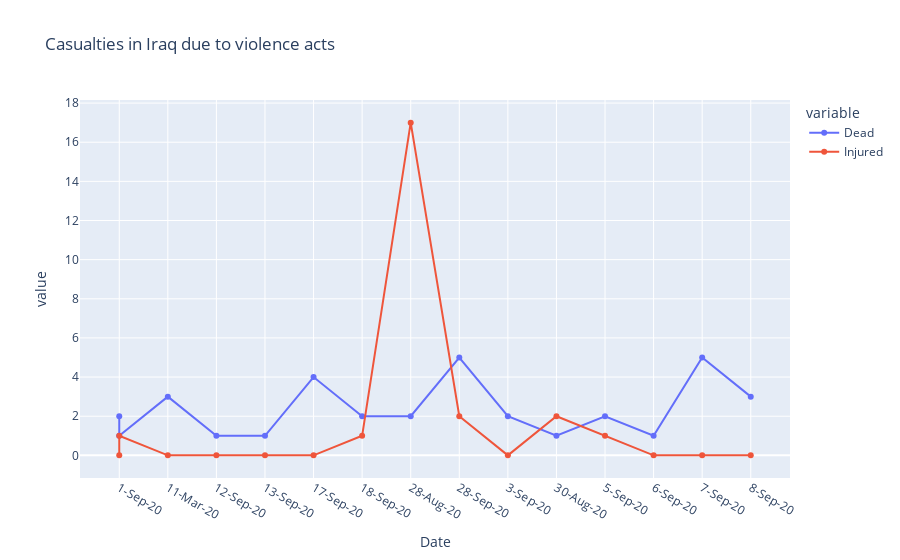

The cell this chart's notebook holds for it:
### Code cell
fig = px.line(df, x="Date", y=df.columns[2:4], title="Casualties in Iraq due to violence acts")
fig.update_traces(mode="markers+lines", hovertemplate=None)
fig.update_layout(hovermode="x")
fig.show()

### Figure 1 — Plotly figure (JSON) as saved in the notebook; plotly's stock layout.template omitted (floating-point values rounded to 4 significant figures)
{"data": [{"legendgroup": "Dead", "line": {"color": "#636efa", "dash": "solid"}, "marker": {"symbol": "circle"}, "mode": "markers+lines", "name": "Dead", "orientation": "v", "showlegend": true, "type": "scatter", "x": ["1-Sep-20", "1-Sep-20", "11-Mar-20", "12-Sep-20", "13-Sep-20", "17-Sep-20", "18-Sep-20", "28-Aug-20", "28-Sep-20", "3-Sep-20", "30-Aug-20", "5-Sep-20", "6-Sep-20", "7-Sep-20", "8-Sep-20"], "xaxis": "x", "y": [2, 1, 3, 1, 1, 4, 2, 2, 5, 2, 1, 2, 1, 5, 3], "yaxis": "y"}, {"legendgroup": "Injured", "line": {"color": "#EF553B", "dash": "solid"}, "marker": {"symbol": "circle"}, "mode": "markers+lines", "name": "Injured", "orientation": "v", "showlegend": true, "type": "scatter", "x": ["1-Sep-20", "1-Sep-20", "11-Mar-20", "12-Sep-20", "13-Sep-20", "17-Sep-20", "18-Sep-20", "28-Aug-20", "28-Sep-20", "3-Sep-20", "30-Aug-20", "5-Sep-20", "6-Sep-20", "7-Sep-20", "8-Sep-20"], "xaxis": "x", "y": [0, 1, 0, 0, 0, 0, 1, 17, 2, 0, 2, 1, 0, 0, 0], "yaxis": "y"}], "layout": {"hovermode": "x", "legend": {"title": {"text": "variable"}, "tracegroupgap": 0}, "title": {"text": "Casualties in Iraq due to violence acts"}, "xaxis": {"anchor": "y", "domain": [0, 1], "title": {"text": "Date"}}, "yaxis": {"anchor": "x", "domain": [0, 1], "title": {"text": "value"}}}}
